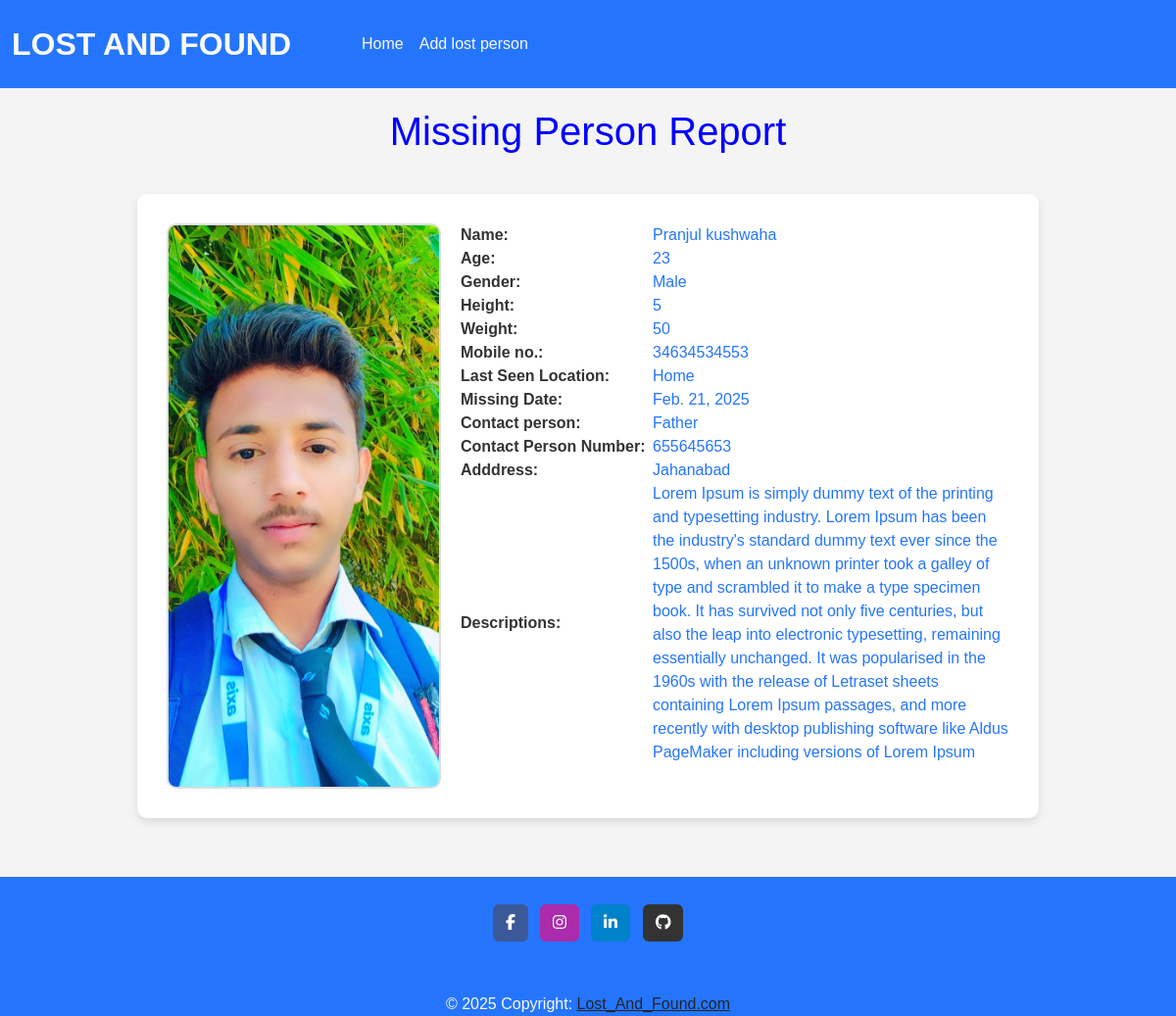
Page /details/3/ on the committed database.
### Home/models.py (models this page shows, shortened)
class Person(models.Model):
    sno=models.AutoField(primary_key=True)
    name=models.CharField(max_length=100,)
    mobile=models.CharField(max_length=10)
    age=models.CharField(max_length=10)
    height=models.CharField(max_length=10)
    weight=models.CharField(max_length=10)
    address=models.TextField(default=" ")
    desc=models.TextField(default=" ")
    gender = models.CharField(max_length=10, default='male')
    photos=models.ImageField(upload_to="Images")
    contact_person=models.CharField(max_length=100)
    contact_person_number=models.CharField(max_length=10)
    last_seen_loc=models.CharField(max_length=200)
    missing_date=models.DateField()
    status=models.CharField(max_length=10,default="Active")

### Home/views.py (the view)
# urls.py: path('details/<int:sno>/', views.detail,name="Details" ),
def detail(request,sno):
    person= get_object_or_404(Person, sno=sno)
    return render(request,"detail.html",{"person":person})

### templates/detail.html (shortened to what this page needs)
{% extends "Base.html" %}
{% block body %}
<div class="container">
  <header>
      <h1>Missing Person Report</h1>
  </header>
  <section class="missing-person" style="display: flex; flex-wrap: wrap;">
      <div class="person-image" style="width: 500px;">
          <img src="/media/{{person.photos}}" alt="Missing Person" style="min-width: 200px;">
      </div>
      <div class="person-details">
        <table style="width: 100%;">
          <tr>
            <th style="width: 35%;">Name:</th>
            <td style="width: 100%;">{{person.name}}</td>
          </tr>
          <tr>
            <th>Age:</th>
            <td>{{person.age}}</td>
          </tr>
          <tr>
            <th>Gender:</th>
            <td>{{person.gender}}</td>
          </tr>
          <tr>
            <th>Height:</th>
            <td>{{person.height}}</td>
          </tr>
          <tr>
            <th>Weight:</th>
            <td>{{person.weight}}</td>
          </tr>
          <tr>
            <th>Mobile no.:</th>
            <td>{{person.mobile}}</td>
          </tr>
            <th>Last Seen Location:</th>
            <td>{{person.last_seen_loc}}</td>
           <tr>
            <th>Missing Date:</th>
            <td>{{person.missing_date}}</td>
          </tr>
          <tr>
          <tr>
            <th>Contact person:</th>
            <td>{{person.contact_person}}</td>
          </tr>
          <tr>
            <th>Contact Person Number:</th>
            <td>{{person.contact_person_number}}</td>
          </tr>
          <tr>
            <th>Adddress:</th>
            <td>{{person.address}}</td>
          </tr>
          <tr>
            <th>Descriptions:</th>
            <td>{{person.desc}}</td>
          </tr>
        </table>
      </div>
  </section>
</div>
{% endblock body %}

### rows in the picture
Person: photos (picture), name "Pranjul kushwaha", age "23", gender "Male", height "5", weight "50", mobile "34634534553", last_seen_loc "Home", missing_date "Feb. 21, 2025", contact_person "Father", contact_person_number "655645653", address "Jahanabad", desc "Lorem Ipsum is simply dummy text of the printing and typesetting industry. Lorem Ipsum has been the industry's standard dummy text ever since the 1500s, when an unknown printer took a galley of type and scrambled it to make a type specimen book. It has survived not only five centuries, but also the leap into electronic typesetting, remaining essentially unchanged. It was popularised in the 1960s with the release of Letraset sheets containing Lorem Ipsum passages, and more recently with desktop publishing software like Aldus PageMaker including versions of Lorem Ipsum"
